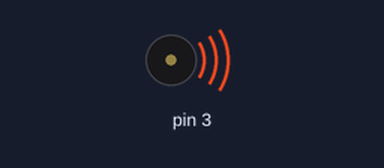
Recording of a sketch running on a simulated Arduino Uno, built with avr-gcc and run on an emulated ATmega328P. Parts: buzzer (waves = sounding).

Above: at 0.05 s.
Timing chart, 0 to 3.0 s (numbered marks = the images above):
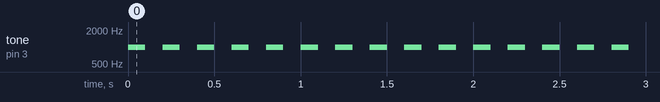

Measured:
- by itself, tone on pin 3: alternates 1000 Hz for 0.10 s and silent for 0.10 s

The sketch:

sketch_buzzer.ino
```cpp
#include "EasyBuzzer.h"
unsigned int frequency = 1000;
unsigned int beeps = 1000;

void setup() {
  EasyBuzzer.setPin(3);
  EasyBuzzer.beep(frequency, beeps);
}

void loop() {
  EasyBuzzer.update();
}
```
